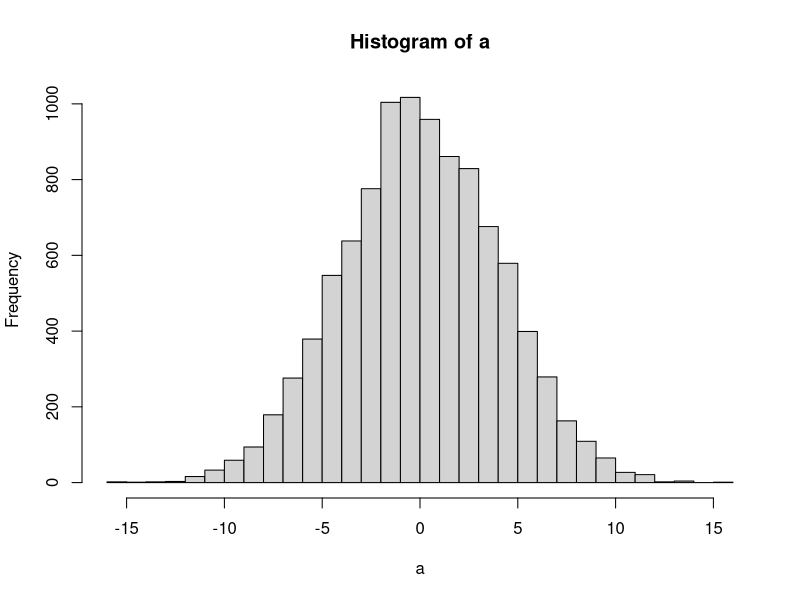
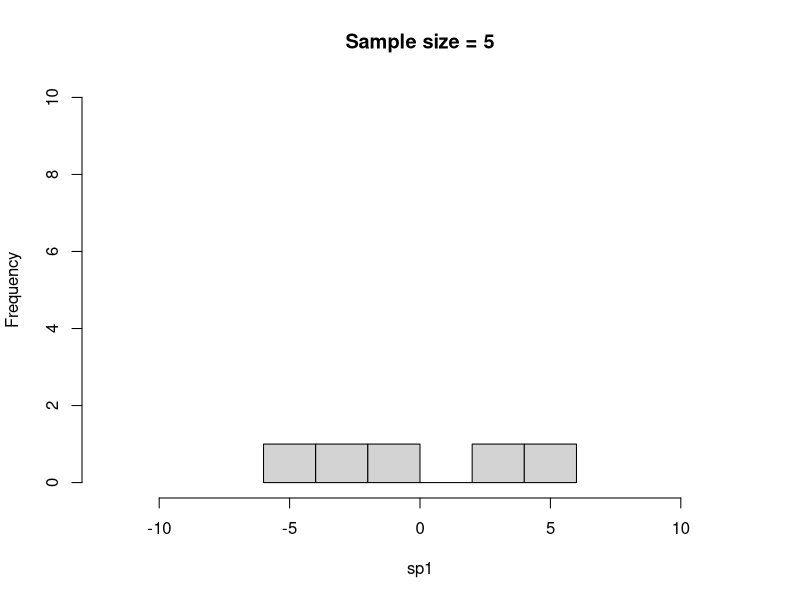
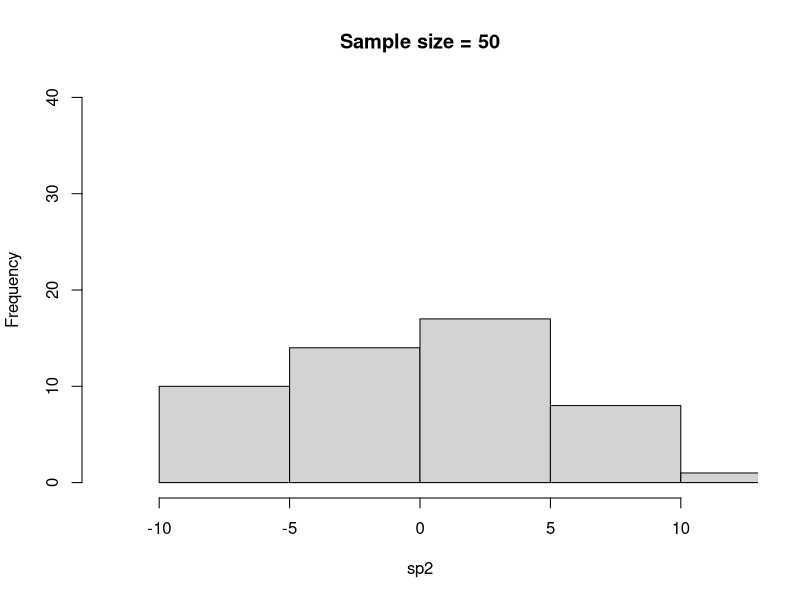
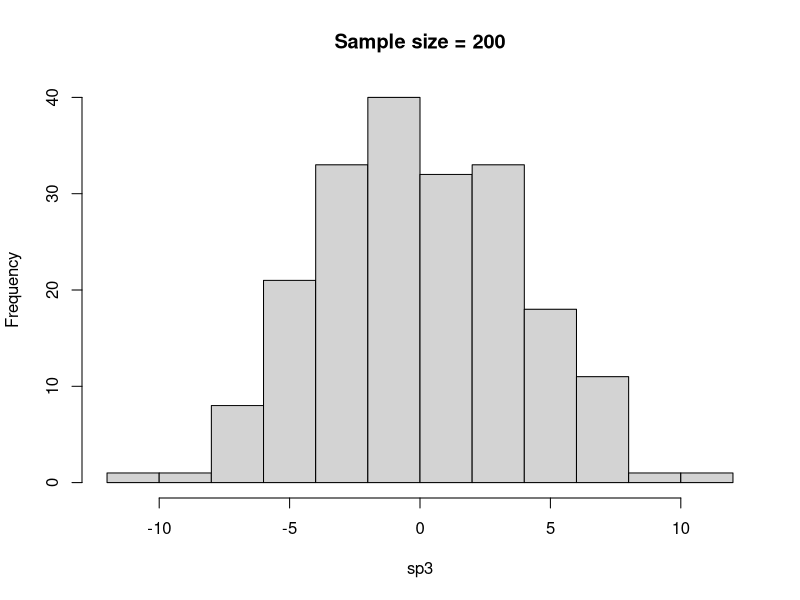
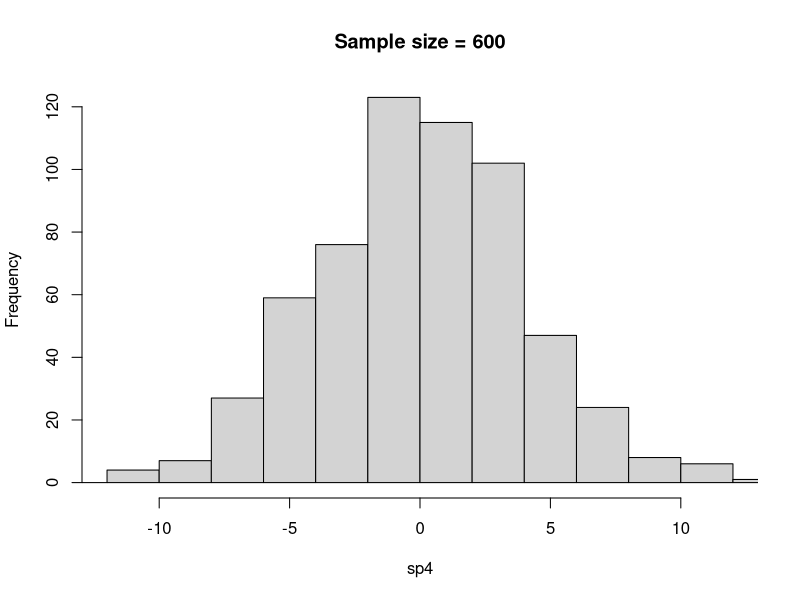
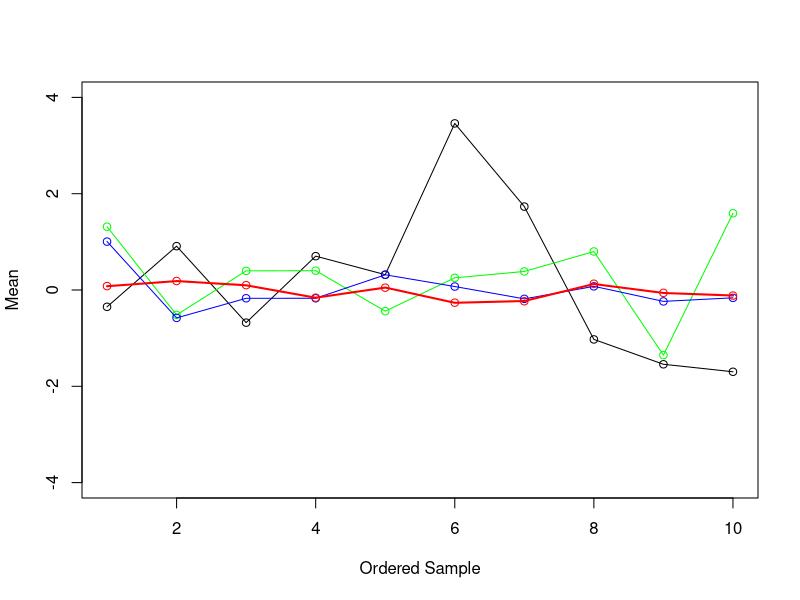
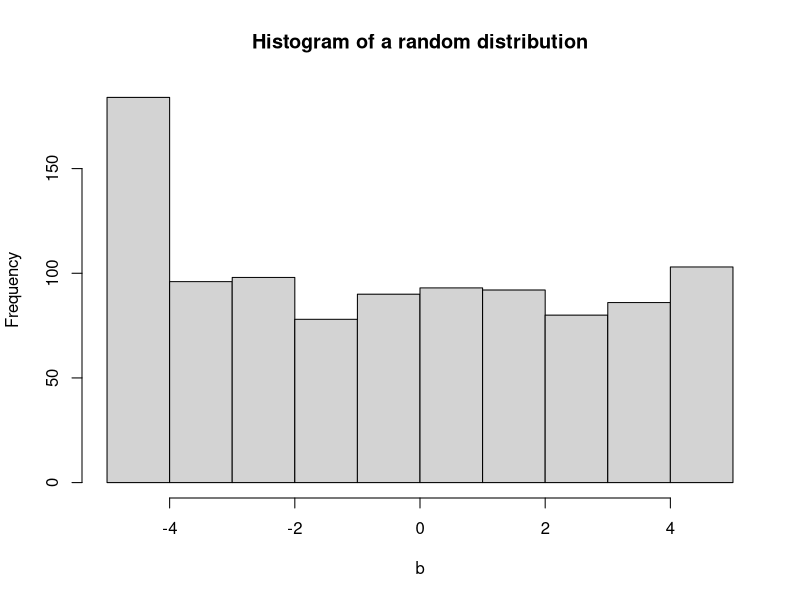
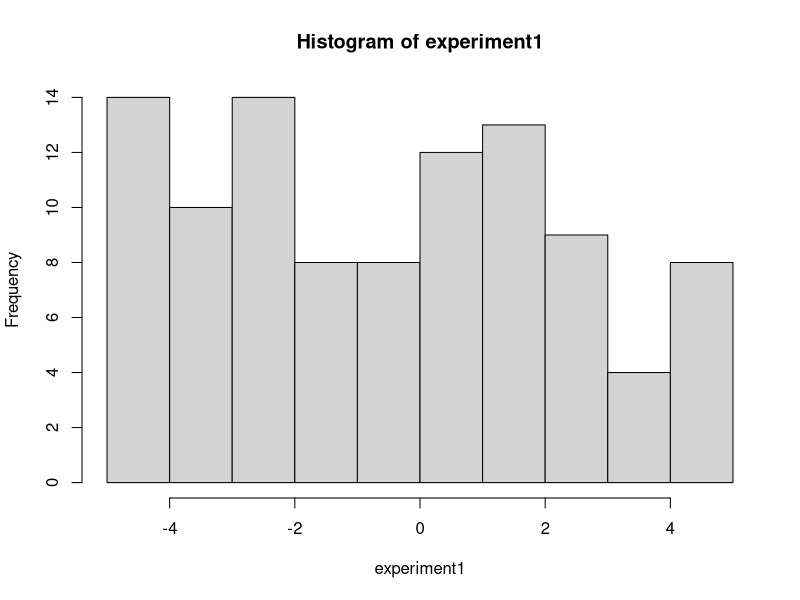

Recreate these plots in R, in order.
###R workshop for Holt/Cunningham lab summer undergraduates
###Author: Charles Wu

###R is a very popular open-source data analysis tool
###especially in the statistics community--it was written by statisticians so a lot of the language is intuitive for people who want to do statistics
###First, we need to download R and Rstudio into your laptop.
###Go to https://www.r-project.org/ to download R, click on 'download R', look for USA and find the CMU version and find the approapriate version
###Go to https://www.rstudio.com/products/rstudio/download/ and download the Rstudio desktop

###Overview of the workspace

###we are gonna use R script today. But we can also use 

###Basic programming:

###Arithmetics:
###How to run each line. 
1 + 1
2 ^ 10

###logical statements
1 == 2
2 != 10

###variable assignment
a = 1
b = 4
###Variables can also be characters or other data types
a = 'apple'
##Note that when you assign a new value to a it overwrites the previous assignment
##You can do operations on the variables too
a = 1
c = a + b
a > c
##You can also create combination of characters.
a <- 'big'
b <- 'apple'
c = c(a, b)
c[1]
c[2]


b = 'big'
a = 'apple'
c = c(b, a)
c = paste(b, a, sep = ' ')
c = paste(b, a, sep = '-')

##Exercise: what happens when we perform operations on vectors? 
a <- c(1,2,3)  ##or a <- c(1,2,3)
b <- c(4,5,6)
c <- a * b

a <- 1
b <- 2

a == b
a != b

########################################################################################################################################################################
############Simulations to illustrate LLN and CLT###########################################################################################################################################################################################################

###LLN simulations
###What is the law of large numbers? 
n = 10000
a = rnorm(n, mean = 0, sd = 4)
hist(a, xlim = c(-16,16), breaks = 24)
##change the number of n---what happens? 
sp1 <- sample(a, size = 5, replace = TRUE)
hist(sp1, xlim = c(-12,12), ylim = c(0,10), main = 'Sample size = 5')

sp2 <- sample(a, size = 50, replace = TRUE)
hist(sp2, xlim = c(-12,12), ylim = c(0,40), main = 'Sample size = 50')

sp3 <- sample(a, size = 200, replace = TRUE)
hist(sp3, xlim = c(-12,12), ylim = c(0,40), main = 'Sample size = 200')

sp4 <- sample(a, size = 600, replace = TRUE)
hist(sp4, xlim = c(-12,12), main = 'Sample size = 600')


####You don't need to implement this part, but basically I'm writing a function to take a certain number of sample from the population with different sample sizes for our experiment
sampleMeans <- function(population, nsamples, sampleSize){
  SM <- NULL
  for (i in 1:nsamples) {
    sp = sample(population, size = sampleSize, replace = TRUE)
    mean <- mean(sp)
    SM <- c(SM, mean(sp))
  }
  return(SM)
}

###Use the function to create samples. We can think of them as the experiments that we are doing
experiment1 <- sampleMeans(a, 10, 5)

experiment2 <- sampleMeans(a, 10, 20)

experiment3 <- sampleMeans(a, 10, 80)

experiment4 <- sampleMeans(a, 10, 500)

###We can see that as the sample size increases, the mean of all the samples clusters around the true mean of the population
plot(experiment1, ylim = c(-4,4), xlab = 'Ordered Sample', ylab = 'Mean')
lines(experiment1)
points(jitter(experiment2), col = 'green')
lines(jitter(experiment2), col = 'green')
points(jitter(experiment3), col = 'blue')
lines(jitter(experiment3), col = 'blue')
points(jitter(experiment4), col = 'red')
lines(jitter(experiment4), col = 'red', lwd = 2)

#####simulation of Central Limit Theorem
####What is the central limit theorem?
###Let's draw samples from an arbitrary distribution
b <- sample(-5:5,1000,replace=T)
mean(b)
hist(b, xlim = c(-5,5), breaks = 10, main = 'Histogram of a random distribution')
experiment1 <- sampleMeans(b, 100, 1)
experiment2 <- sampleMeans(b, 100, 5)
experiment3 <- sampleMeans(b, 100, 50)
experiment4 <- sampleMeans(b, 100, 500)

###we can see that as the sample size increases, the distribution of the sample means approaches a normal distribution. Also, the mean approaches the true population mean. 
hist(experiment1, breaks = 10)
hist(experiment2, breaks = 10)
hist(experiment3, breaks = 10)
hist(experiment4, breaks = 10)



########################################################################################################################################################################
############   Working with real-life data sets  ###########################################################################################################################################################################################################
### go to this website to download the dataset https://github.com/wuyunan1213/Rworkshop

setwd('/Users/charleswu/Google Drive/HoltLab/Mentoring/Programming') ##change the working directory to where the file is stored
###then load the dataset into the program
ratings <- read.csv('MovieRatings.csv')

##data is read into a data structure called data frame. In r, we mostly work with data frames because of its flexibilit and convenience.

##examine the dataset by looking at the first few rows
head(ratings)

## indexing variables(columns) of the data
ratings$movieNames
ratings$userId

## querying parts of the dataset by using logical statements
## we start with indexing the dataset ratings[]
## since this is a two-dimensional dataset, we use a comma to separate row index and column index ratings[ , ]
## so for example, if we want the first column, which is the movienames column, we index it like this
ratings[, 1]

## exercise: how do we query movies that have a 5-star rating? Hint: remember how we make logical statements? 
## ???

## exercise: how do we find all the ratings by userId = 138484? 
## ???

###next we are going to learn about a function called ddply. It's a very powerful function especially for analyzing experimental data because it can group datasets by variables and then perform desired functions separated for these variables. More about using ddply, see the reading materials: 
install.packages('plyr')
library('plyr')
## for example, if we want to find the average ratings for all movies across all users
ave_ratings <- ddply(ratings, ~movieNames + movieGenres, summarise, mean = mean(rating))

## exercise: how do we find the average ratings for all users across all movies? 

##exercise: which movie is the most popular? Hint: use max function to find the maximum


popular_movies <- ave_ratings[ave_ratings$mean == max(ave_ratings$mean),]


##next we try to perform a t-test on two movies, Men in Black (a.k.a. MIB) (1997) and Braveheart (1995), and see if people like one movie more than the other. 
FirstMovie <- ratings[ratings$movieNames == 'Men in Black (a.k.a. MIB) (1997)', ]
SecondMovie <- ratings[ratings$movieNames == 'Braveheart (1995)', ]

t.test(FirstMovie$rating, SecondMovie$rating)


## building linear models to see if the movie ratings are correlated with each other. First we find two movies within the same genre that we think might have similar ratings.
genre <- ddply(ratings, ~movieGenres + userId, summarise, mean = mean(rating))

###we transform the matrix from long format into wide format and get a matrix called user
library(reshape2)
user <- dcast(genre, userId ~ movieGenres, value.var = 'mean')

###with the user matrix, we can have each subjects' rating (rows) of all the movies (columns). Note that this matrix will mostly be empty because users never rate all of the movies in the dataset.
###first check if the relationship is linear
plot(user$`Mystery|Sci-Fi|Thriller`, user$`Children|Comedy`)
plot(user$`Mystery|Sci-Fi|Thriller`, user$`Action|Crime|Drama|Thriller`)

###next fit the model, we can examine the model information by using the function summary and plot. More on lm function in the reading materials https://www.r-bloggers.com/r-tutorial-series-simple-linear-regression/
model1 <- lm(user$`Mystery|Sci-Fi|Thriller` ~ user$`Children|Comedy`, na.action=na.omit)
model2 <- lm(user$`Mystery|Sci-Fi|Thriller` ~ user$`Action|Crime|Drama|Thriller`, na.action=na.omit)
summary(model1)
plot(model1)

###we don't have time to get into this today but you can
###learn about ggplot on your own to create beautiful plots! 
